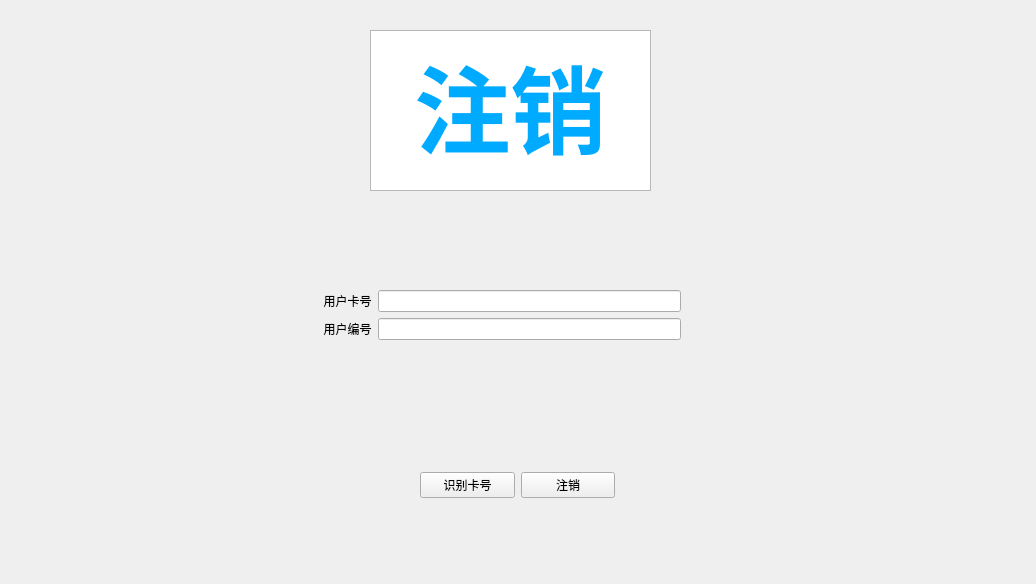
<?xml version="1.0" encoding="UTF-8"?>
<ui version="4.0">
 <class>Unregistor</class>
 <widget class="QWidget" name="Unregistor">
  <property name="geometry">
   <rect>
    <x>0</x>
    <y>0</y>
    <width>1036</width>
    <height>584</height>
   </rect>
  </property>
  <property name="windowTitle">
   <string>Form</string>
  </property>
  <widget class="QTextBrowser" name="textBrowser">
   <property name="geometry">
    <rect>
     <x>370</x>
     <y>30</y>
     <width>281</width>
     <height>161</height>
    </rect>
   </property>
   <property name="html">
    <string>&lt;!DOCTYPE HTML PUBLIC &quot;-//W3C//DTD HTML 4.0//EN&quot; &quot;http://www.w3.org/TR/REC-html40/strict.dtd&quot;&gt;
&lt;html&gt;&lt;head&gt;&lt;meta name=&quot;qrichtext&quot; content=&quot;1&quot; /&gt;&lt;style type=&quot;text/css&quot;&gt;
p, li { white-space: pre-wrap; }
&lt;/style&gt;&lt;/head&gt;&lt;body style=&quot; font-family:'SimSun'; font-size:9pt; font-weight:400; font-style:normal;&quot;&gt;
&lt;p align=&quot;center&quot; style=&quot; margin-top:0px; margin-bottom:0px; margin-left:0px; margin-right:0px; -qt-block-indent:0; text-indent:0px;&quot;&gt;&lt;span style=&quot; font-size:72pt; font-weight:600; color:#00aaff;&quot;&gt;注销&lt;/span&gt;&lt;/p&gt;&lt;/body&gt;&lt;/html&gt;</string>
   </property>
  </widget>
  <widget class="QWidget" name="formLayoutWidget">
   <property name="geometry">
    <rect>
     <x>320</x>
     <y>290</y>
     <width>361</width>
     <height>71</height>
    </rect>
   </property>
   <layout class="QFormLayout" name="formLayout">
    <item row="1" column="0">
     <widget class="QLabel" name="label_2">
      <property name="text">
       <string> 用户卡号</string>
      </property>
      <property name="alignment">
       <set>Qt::AlignCenter</set>
      </property>
     </widget>
    </item>
    <item row="1" column="1">
     <widget class="QLineEdit" name="cardId"/>
    </item>
    <item row="2" column="0">
     <widget class="QLabel" name="label">
      <property name="text">
       <string> 用户编号</string>
      </property>
      <property name="alignment">
       <set>Qt::AlignCenter</set>
      </property>
     </widget>
    </item>
    <item row="2" column="1">
     <widget class="QLineEdit" name="userId"/>
    </item>
   </layout>
  </widget>
  <widget class="QWidget" name="horizontalLayoutWidget">
   <property name="geometry">
    <rect>
     <x>420</x>
     <y>470</y>
     <width>195</width>
     <height>31</height>
    </rect>
   </property>
   <layout class="QHBoxLayout" name="horizontalLayout">
    <item>
     <widget class="QPushButton" name="getId">
      <property name="text">
       <string>识别卡号</string>
      </property>
     </widget>
    </item>
    <item>
     <widget class="QPushButton" name="unreg">
      <property name="text">
       <string>注销</string>
      </property>
     </widget>
    </item>
   </layout>
  </widget>
 </widget>
 <resources/>
 <connections/>
</ui>
